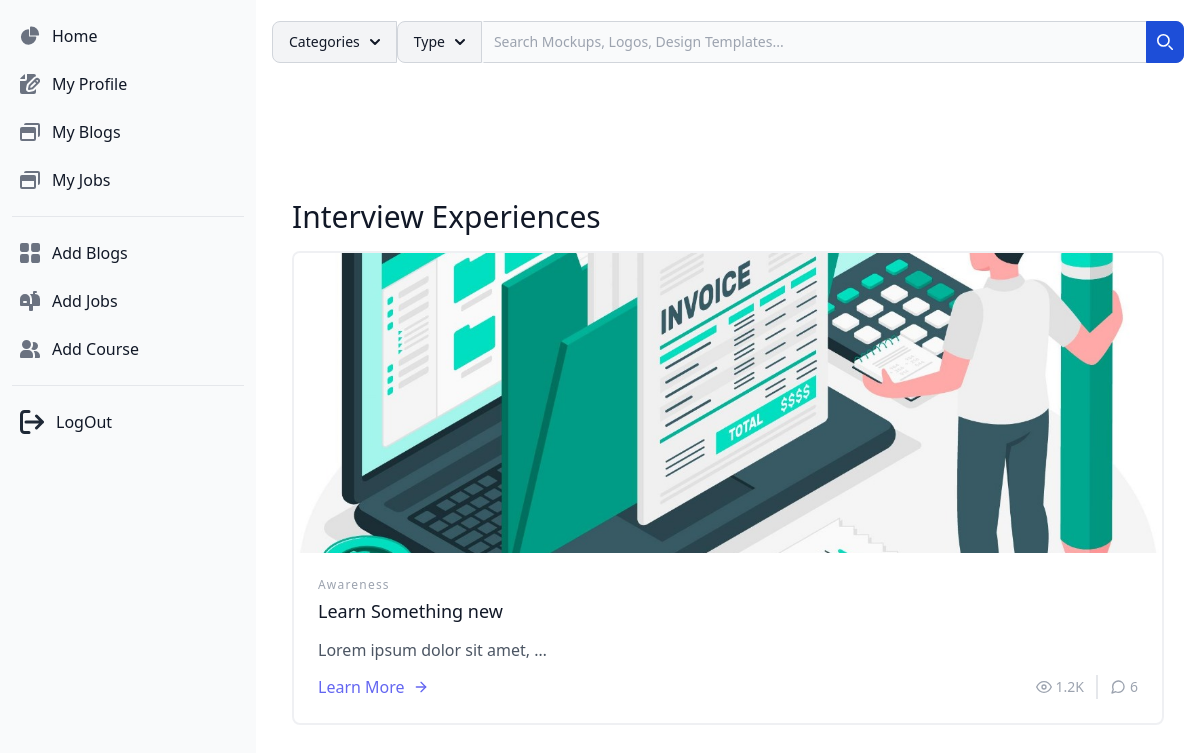
The app's page /contributor/1/blog_post_list_view/ (signed in) with its own data.
### usa/models.py (models this page shows)
class Blogs(models.Model):
    user = models.ForeignKey(User, on_delete=models.CASCADE)
    title = models.CharField(max_length=100)
    id_blog = models.AutoField(primary_key=True)
    abstraction = models.TextField(max_length=250, blank=True)
    disability_types = models.ManyToManyField('DisabilityType', related_name='blogs', blank=True)
    categories_choices = [
        ('inspiration', 'Inspiration'),
        ('interviews', 'Interviews'),
        ('stories', 'Stories'),
        ('prepration', 'Prepration'),
        ('resources', 'Resources'),
        ('experience', 'Experience'),
        ('awareness', 'Awareness'),
        ('research', 'Research'),
        ('other', 'Other'),
    ]
    categories = models.CharField(max_length=15, choices=categories_choices)
    content = RichTextField()
    tumbnail = models.ImageField(upload_to='blogs_images/', default='default_blogs.jpg')
    created_at = models.DateTimeField(auto_now_add=True)
    updated_at = models.DateTimeField(auto_now=True)

### contributor/views.py (the view)
# urls.py: path('<int:user_id>/blog_post_list_view/', views.blog_post_list_view, name="blog_post_list_view"),
@login_required(login_url='usa:login')
def blog_post_list_view(request, user_id):
    obj = Blogs.objects.filter(user=request.user)
    context = {"object": obj}
    template_name = "contributors/blog_post_list.html"
    return render(request, template_name, context)

### usa/templatetags/usa_tags.py (called while the page is built)
@register.simple_tag
def signout_url():
    return reverse('usa:signout')

### templates/contributors/blog_post_list.html (shortened to what this page needs)
{% load static %}
{% include 'contributors/contributor_sidebar.html' %}
<section class="p-4 sm:ml-64" style="height: 100%;">
  <div style="margin-top: 5px;">
    <form>
      <div class="flex">
          <button id="dropdown-button1" data-dropdown-toggle="dropdown" class="flex-shrink-0 z-10 inline-flex items-center py-2.5 px-4 text-sm font-medium text-center text-gray-900 bg-gray-100 border border-gray-300 rounded-s-lg hover:bg-gray-200 focus:ring-4 focus:outline-none focus:ring-gray-100 dark:bg-gray-700 dark:hover:bg-gray-600 dark:focus:ring-gray-700 dark:text-white dark:border-gray-600" type="button">Categories <svg class="w-2.5 h-2.5 ms-2.5" aria-hidden="true" xmlns="http://www.w3.org/2000/svg" fill="none" viewBox="0 0 10 6">
      <path stroke="currentColor" stroke-linecap="round" stroke-linejoin="round" stroke-width="2" d="m1 1 4 4 4-4"/>
    </svg></button>
          <button id="dropdown-button2" data-dropdown-toggle="dropdown" class="flex-shrink-0 z-10 inline-flex items-center py-2.5 px-4 text-sm font-medium text-center text-gray-900 bg-gray-100 border border-gray-300 rounded-s-lg hover:bg-gray-200 focus:ring-4 focus:outline-none focus:ring-gray-100 dark:bg-gray-700 dark:hover:bg-gray-600 dark:focus:ring-gray-700 dark:text-white dark:border-gray-600" type="button">Type <svg class="w-2.5 h-2.5 ms-2.5" aria-hidden="true" xmlns="http://www.w3.org/2000/svg" fill="none" viewBox="0 0 10 6">
            <path stroke="currentColor" stroke-linecap="round" stroke-linejoin="round" stroke-width="2" d="m1 1 4 4 4-4"/>
          </svg></button>
          <div class="relative w-full">
              <input type="search" id="search-dropdown" class="block p-2.5 w-full z-20 text-sm text-gray-900 bg-gray-50 rounded-e-lg border-s-gray-50 border-s-2 border border-gray-300 focus:ring-blue-500 focus:border-blue-500 dark:bg-gray-700 dark:border-s-gray-700  dark:border-gray-600 dark:placeholder-gray-400 dark:text-white dark:focus:border-blue-500" placeholder="Search Mockups, Logos, Design Templates..." required>
              <button type="submit" class="absolute top-0 end-0 p-2.5 text-sm font-medium h-full text-white bg-blue-700 rounded-e-lg border border-blue-700 hover:bg-blue-800 focus:ring-4 focus:outline-none focus:ring-blue-300 dark:bg-blue-600 dark:hover:bg-blue-700 dark:focus:ring-blue-800">
                  <svg class="w-4 h-4" aria-hidden="true" xmlns="http://www.w3.org/2000/svg" fill="none" viewBox="0 0 20 20">
                      <path stroke="currentColor" stroke-linecap="round" stroke-linejoin="round" stroke-width="2" d="m19 19-4-4m0-7A7 7 0 1 1 1 8a7 7 0 0 1 14 0Z"/>
                  </svg>
              </button>
          </div>
      </div>
  </form>
</div>
<div style="background-color: white;">
  <section class="text-gray-600 body-font" style="background-color: white;">
    <div class="container px-5 py-24 mx-auto" style="background-color: white;">
        <div class="mt-10">
            <h1 class="sm:text-3xl text-2xl font-medium title-font mb-4 text-gray-900">Interview Experiences</h1>
          </div>
      {% for blog in object %}
        <div class="flex flex-wrap -m-4">
          <div class="p-4 md:w-1/2" style="width: 100%;">
            <div class="h-full border-2 border-gray-200 border-opacity-60 rounded-lg overflow-hidden">
              <img class="lg:h-48 md:h-36 w-full object-cover object-center" src="{{blog.tumbnail.url}}" alt="blog" style="height: 300px; overflow: hidden;">
              <div class="p-6">
                <h2 class="tracking-widest text-xs title-font font-medium text-gray-400 mb-1">{{blog.categories.title}}</h2>
                <h1 class="title-font text-lg font-medium text-gray-900 mb-3">{{blog.title}}</h1>
                <p class="leading-relaxed mb-3">{{blog.abstraction|truncatewords:5}}</p>
                <div class="flex items-center flex-wrap ">
                  <a class="text-indigo-500 inline-flex items-center md:mb-2 lg:mb-0" href="#">Learn More
                    <svg class="w-4 h-4 ml-2" viewBox="0 0 24 24" stroke="currentColor" stroke-width="2" fill="none" stroke-linecap="round" stroke-linejoin="round">
                      <path d="M5 12h14"></path>
                      <path d="M12 5l7 7-7 7"></path>
                    </svg>
                  </a>
                  <span class="text-gray-400 mr-3 inline-flex items-center lg:ml-auto md:ml-0 ml-auto leading-none text-sm pr-3 py-1 border-r-2 border-gray-200">
                    <svg class="w-4 h-4 mr-1" stroke="currentColor" stroke-width="2" fill="none" stroke-linecap="round" stroke-linejoin="round" viewBox="0 0 24 24">
                      <path d="M1 12s4-8 11-8 11 8 11 8-4 8-11 8-11-8-11-8z"></path>
                      <circle cx="12" cy="12" r="3"></circle>
                    </svg>1.2K
                  </span>
                  <span class="text-gray-400 inline-flex items-center leading-none text-sm">
                    6
                  </span>
                </div>
              </div>
            </div>
          </div>
        </div>
      {% endfor %}
    </div>
  </section>
</div>
</section>

### records on screen
Blogs: tumbnail (placeholder picture), categories "Awareness", title "Learn Something new", abstraction "Lorem ipsum dolor sit amet, …"
